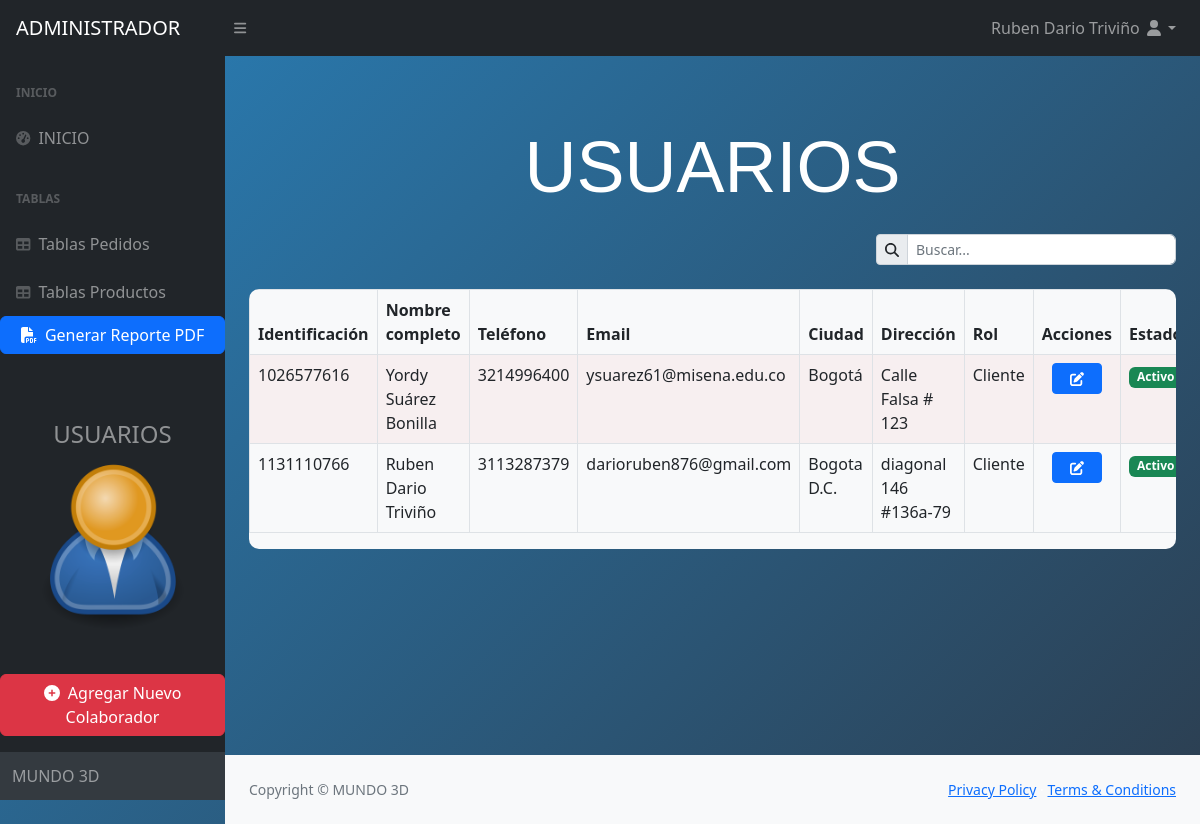
The app's page /ADMIN/tables.php (signed in) with its own data.
### tables this page shows
CREATE TABLE `usuario` (
  `Usu_Identificacion` int(10) NOT NULL,
  `Usu_Nombre_completo` varchar(20) NOT NULL,
  `Usu_Telefono` varchar(20) NOT NULL,
  `Usu_Email` varchar(50) NOT NULL,
  `Usu_Ciudad` varchar(20) NOT NULL,
  `Usu_Direccion` varchar(50) NOT NULL,
  `Usu_Contraseña` varchar(5000) NOT NULL,
  `Usu_Rol` int(1) NOT NULL,
  `Usu_Estado` enum('activo','inactivo') DEFAULT 'activo',
  `Usu_Pedidos` int(100) DEFAULT NULL
);

### ADMIN/tables.php (the view, shortened to what this page needs)
<!DOCTYPE html>
<html lang="en">
    <head>
        <link href="https://cdn.jsdelivr.net/npm/simple-datatables@7.1.2/dist/style.min.css" rel="stylesheet" />
        <link href="css/styles.css" rel="stylesheet" />
        <link href="https://cdn.jsdelivr.net/npm/simple-datatables@7.1.2/dist/style.min.css" rel="stylesheet" />
        <link href="css/styles.css" rel="stylesheet" />
    <body style="background: linear-gradient(135deg, #2980b9, #2c3e50); color: white;">
    </head>
    <body class="sb-nav-fixed">
    <?php include 'funcionestabladeusuarios.php'; ?>
    <nav class="sb-topnav navbar navbar-expand navbar-dark bg-dark">
        <a class="navbar-brand ps-3" href="index.php">ADMINISTRADOR</a>
        <button class="btn btn-link btn-sm order-1 order-lg-0 me-4 me-lg-0" id="sidebarToggle" href="#!"><i class="fas fa-bars"></i></button>
        <ul class="navbar-nav ms-auto me-0 me-md-3 my-2 my-md-0">
            <li class="nav-item dropdown">
                <a class="nav-link dropdown-toggle" id="navbarDropdown" href="#" role="button" data-bs-toggle="dropdown" aria-expanded="false"><?php echo $nombreCompleto; ?><i class="fas fa-user fa-fw"></i></a>
            </li>
        </ul>
    </nav>
        <div id="layoutSidenav">
            <div id="layoutSidenav_nav">
                <nav class="sb-sidenav accordion sb-sidenav-dark" id="sidenavAccordion">
                    <div class="sb-sidenav-menu">
                        <div class="nav">
                            <div class="sb-sidenav-menu-heading">INICIO</div>
                            <a class="nav-link" href="index.php">
                                <div class="sb-nav-link-icon"><i class="fas fa-tachometer-alt"></i></div>
                                INICIO
                            </a>
                            <div class="sb-sidenav-menu-heading">Tablas</div>
                            <a class="nav-link" href="tablespedidos.php">
                                <div class="sb-nav-link-icon"><i class="fas fa-table"></i></div>
                                Tablas Pedidos
                            </a>
                            <a class="nav-link" href="tablesproductos.php">
                                <div class="sb-nav-link-icon"><i class="fas fa-table"></i></div>
                                Tablas Productos
                            </a>
                            <div class="mb-3">
                                <button type="button" class="btn btn-primary w-100" onclick="generarReportePDF()">
                                    <i class="fas fa-file-pdf me-1"></i> Generar Reporte PDF
                                </button>
                            </div>
                        <div class="mb-3 text-center" style="margin-top: 50px;">
                            <h4>USUARIOS</h4>
                            <div style="max-width: 80%; margin: 0 auto;">
                                <div class="caja-giratoria" style="display: inline-block;">
                                    <img src="..\images\User_icon_2.png" alt="Pedidos" class="img-fluid gira">
                                </div>
                            </div>
                        </div>
                        </div>
                    </div>
                    <div class="mb-3">
                        <button type="button" class="btn btn-danger" data-bs-toggle="modal" data-bs-target="#agregarColaboradorModal">
                            <i class="fas fa-plus-circle me-1"></i> Agregar Nuevo Colaborador
                        </button>
                    </div>
                    <div class="sb-sidenav-footer">
                        MUNDO 3D
                    </div>
                </nav>
            </div>
            <div id="layoutSidenav_content">
                <main>
                <div class="container-fluid px-4" style="padding-top: 20px; padding-bottom: 20px;">
                         <div class="row mt-4">
                                <div class="col text-center">
                                    <h1 class="display-2 mb-0" style="font-family: 'Arial Black', sans-serif;">USUARIOS</h1>
                                </div>
                            </div>
                            <div class="row mt-4">
                                <div class="col d-flex justify-content-end">
                                    <div class="col-auto">
                                        <div class="input-group input-group-sm rounded-pill" style="width: 300px;">
                                            <span class="input-group-text" id="basic-addon1">
                                                <i class="fas fa-search"></i>
                                            </span>
                                            <input type="text" class="form-control rounded-end" id="searchInput" placeholder="Buscar..." oninput="searchTable()" style="width: 250px;">
                                        </div>
                                    </div>
                                </div>
                            </div>
                                <div class="row mt-4">
                                    <div class="col">
                                        <div class="table-responsive" style="background-color: #f8f9fa; border-radius: 10px;">
                                        <table id="datatables-usuarios" class="table table-striped table-bordered table-hover">
                                                <thead>
                                <tr>
                                    <th>Identificación</th>
                                    <th>Nombre completo</th>
                                    <th>Teléfono</th>
                                    <th>Email</th>
                                    <th>Ciudad</th>
                                    <th>Dirección</th>
                                    <th>Rol</th>
                                    <th>Acciones</th>
                                    <th>Estado</th>
                                </tr>
                                </thead>
                                <tbody>
                                <?php
                                while ($row = mysqli_fetch_assoc($resultado)) {
                                ?>
                                <tr>
                                    <td><?php echo $row['Usu_Identificacion']; ?></td>
                                    <td><?php echo $row['Usu_Nombre_completo']; ?></td>
                                    <td><?php echo $row['Usu_Telefono']; ?></td>
                                    <td><?php echo $row['Usu_Email']; ?></td>
                                    <td><?php echo $row['Usu_Ciudad']; ?></td>
                                    <td><?php echo $row['Usu_Direccion']; ?></td>
                                    <td>
                                        <?php
                                        $rol = $row['Usu_Rol'];
                                        switch ($rol) {
                                            case 3:
                                                echo 'Cliente';
                                                break;
                                        }
                                        ?>
                                    </td>
                                    <td>
                                        <div class="btn-group d-flex justify-content-center" role="group" aria-label="Acciones">
                                            <button type="button" class="btn btn-primary btn-sm align-items-center" style="max-width: 50px;" data-bs-toggle="modal" data-bs-target="#editarModal<?php echo $row['Usu_Identificacion']; ?>" data-toggle="tooltip" data-placement="top" title="Editar">
                                                <i class="fas fa-edit"></i>
                                            </button>
                                        </div>
                                    </td>
                                        </div>
                                        <td class="text-center">
                                            <div class="badge <?php echo ($row['Usu_Estado'] == 'activo') ? 'bg-success' : 'bg-danger'; ?>">
                                                <?php echo ucfirst($row['Usu_Estado']); ?>
                                            </div>
                                        </div>
                                <?php
                                }
                                ?>
                            </div>
                        </div>
                <footer class="py-4 bg-light mt-auto">
                    <div class="container-fluid px-4">
                        <div class="d-flex align-items-center justify-content-between small">
                            <div class="text-muted">Copyright &copy; MUNDO 3D</div>
                            <div>
                                <a href="#">Privacy Policy</a>
                                &middot;
                                <a href="#">Terms &amp; Conditions</a>
                            </div>
                        </div>
                    </div>
                </footer>
    </body>
</html>

### records on screen
usuario: Usu_Identificacion "1026577616", Usu_Nombre_completo "Yordy Suárez Bonilla", Usu_Telefono "3214996400", Usu_Email "ysuarez61@misena.edu.co", Usu_Ciudad "Bogotá", Usu_Direccion "Calle Falsa # 123", shows "Cliente", Usu_Estado "Activo"
usuario: Usu_Identificacion "1131110766", Usu_Nombre_completo "Ruben Dario Triviño", Usu_Telefono "3113287379", Usu_Email "darioruben876@gmail.com", Usu_Ciudad "Bogota D.C.", Usu_Direccion "diagonal 146 #136a-79", shows "Cliente", Usu_Estado "Activo"

### other values on screen
json_encode($response) "{\"success\":false,\"message\":\"Se esperaba una solicitud POST.\"}"
$nombreCompleto "Ruben Dario Triviño"
